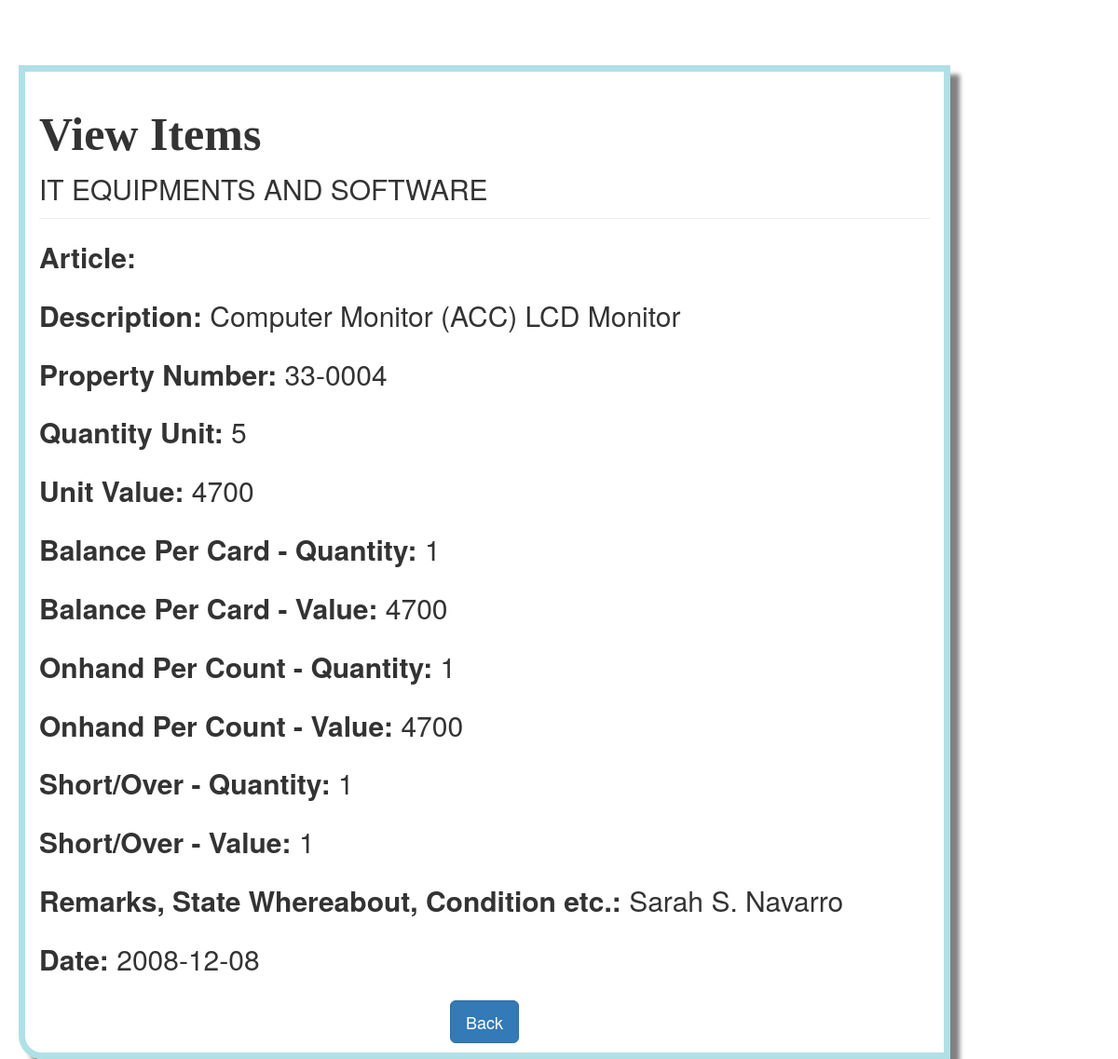
Page /read.php?id=1 (signed in) on the committed database.
### tables this page shows
CREATE TABLE `stock` (
  `id` int(200) NOT NULL,
  `article` varchar(50) NOT NULL,
  `property_num` varchar(100) NOT NULL,
  `description` varchar(255) NOT NULL,
  `quantity_unit` int(10) NOT NULL,
  `unit_value` double NOT NULL,
  `BPC_quantity` int(10) NOT NULL,
  `BPC_value` int(100) NOT NULL,
  `OPC_quantity` int(10) NOT NULL,
  `OPC_value` int(100) NOT NULL,
  `SO_value` int(11) DEFAULT NULL,
  `SO_quantity` int(11) DEFAULT NULL,
  `date` date DEFAULT NULL,
  `Remarks` varchar(100) NOT NULL,
  `type` varchar(150) NOT NULL
);

### read.php (the view, shortened to what this page needs)
<?php
if(isset($_GET["id"]) && !empty(trim($_GET["id"]))){
    require_once 'config.php';
    $sql = "SELECT * FROM stock WHERE id = :id";
    if($stmt = $pdo->prepare($sql)){
        $stmt->bindParam(':id', $param_id);
        if($stmt->execute()){
            if($stmt->rowCount() == 1){
                $row = $stmt->fetch(PDO::FETCH_ASSOC);
            } else{
                header("location: error.php");
                exit();
            }
        } else{
            echo "Oops! Something went wrong. Please try again later.";
        }
    }
} else{
    header("location: error.php");
    exit();
}
?>
<!DOCTYPE html>
<html lang="en">
<head>
    <link rel="stylesheet" href="https://maxcdn.bootstrapcdn.com/bootstrap/3.3.7/css/bootstrap.css">
</head>
<body style = "padding-top: 10px;">
    <div class="wrapper">
        <div class="container-fluid">
            <div class="row">
                <div class="col-md-12" style="border:7px solid powderblue;box-shadow: 10px 10px 5px grey;border-bottom-left-radius: 50px 20px;border-bottom-left-radius: 25px;padding-bottom:10px;" >
                    <div class="page-header">
                        <h1 style=";font-family:Times new roman times serif;font-size:50px;"><strong>View Items</strong></h1><?php echo $row["type"]; ?>
                    </div>
                    <div class="form-group">
                        <label style="font-size: 30px">Article:
                    </div>
                    <div class="form-group">
                        <label style="font-size: 30px">Description:</label>
                        <?php echo $row["description"];?>
                    </div>
                    <div class="form-group">
                        <label style="font-size: 30px">Property Number:</label>
                        <?php echo $row["property_num"]; ?>
                    </div>
                    <div class="form-group">
                        <label style="font-size: 30px">Quantity Unit:</label>
                        <?php echo $row["quantity_unit"]; ?>
                    </div>
					<div class="form-group">
                        <label style="font-size: 30px">Unit Value:</label>
                        <?php echo $row["unit_value"]; ?>
                    </div>
					<div class="form-group">
                        <label style="font-size: 30px">Balance Per Card - Quantity:</label>
                        <?php echo $row["BPC_quantity"]; ?>
                    </div>
					<div class="form-group">
                        <label style="font-size: 30px">Balance Per Card - Value:</label>
                        <?php echo $row["BPC_value"]; ?>
                    </div>
					<div class="form-group">
                        <label style="font-size: 30px">Onhand Per Count - Quantity:</label>
                        <?php echo $row["OPC_quantity"]; ?>
                    </div>
					<div class="form-group">
                        <label style="font-size: 30px">Onhand Per Count - Value:</label>
                        <?php echo $row["OPC_value"]; ?>
                    </div>
					<div class="form-group">
                        <label style="font-size: 30px">Short/Over - Quantity:</label>
                        <?php echo $row["SO_quantity"]; ?>
                    </div>
					<div class="form-group">
                        <label style="font-size: 30px">Short/Over - Value:</label>
                        <?php echo $row["SO_value"]; ?>
                    </div>
					<div class="form-group">
						<label style="font-size: 30px">Remarks, State Whereabout, Condition etc.:</label>
						<?php echo $row["Remarks"]; ?>
					</div>
					<div class="form-group">
                        <label style="font-size: 30px">Date: </label>
                        <?php echo $row["date"]; ?>
                    </div>
                    <center><a href="tables.php" class="btn btn-primary btn-lg">Back</a></center>
                </div>
            </div>
        </div>
    </div>
</body>
</html>

### read.php (style rules this page uses)
.wrapper { width: 1000px; margin-right: 15%; margin-top: 5%; font-size:30px; float: right; }

### rows in the picture
stock: type "IT EQUIPMENTS AND SOFTWARE", description "Computer Monitor (ACC) LCD Monitor", property_num "33-0004", quantity_unit "5", unit_value "4700", BPC_quantity "1", BPC_value "4700", OPC_quantity "1", OPC_value "4700", SO_quantity "1", SO_value "1", Remarks "Sarah S. Navarro", date "2008-12-08"
